Frame 1 (no input): blank canvas, image omitted
Frame 60 (no input): blank canvas, image omitted
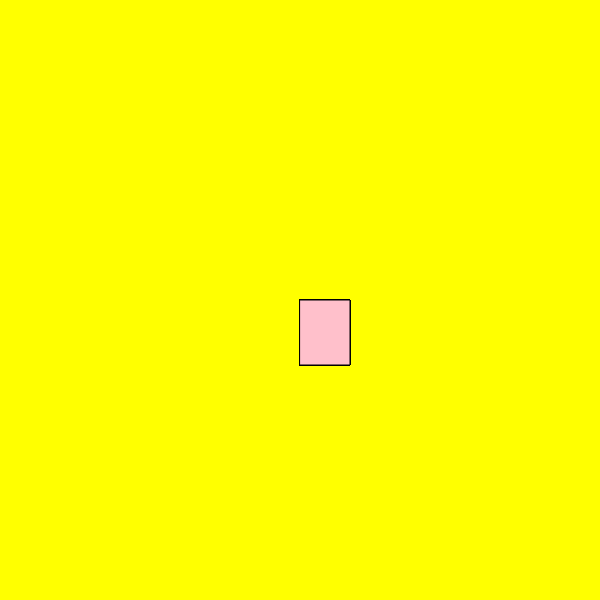
Frame 120 (the mouse pressed at the canvas centre since frame 60)

The p5.js sketch whose frames 1 and 60 were blank and that drew this single picture after the mouse press (run headless with seeded random() and noise() and a simulated clock; from frame 60 on, the mouse is pressed at the canvas centre):

// p5.js sketch
// ── sketch.js
function setup() {

    createCanvas(600, 600);
    
    background("yellow");
    
    }
    
    function draw() {
    
    stroke("black");
    
    fill("pink");
    
    if(mouseIsPressed){
    
    rect(mouseX, mouseY, 50, 65);
    
    }
    
    }
    
    
